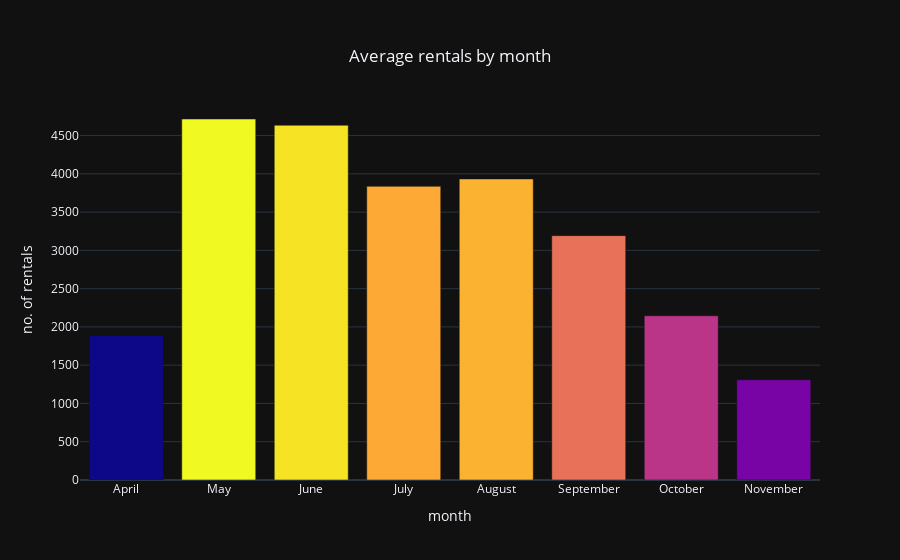

Source (notebook cell):
### Markdown cell above
## Average rentals by month <a id="monthAvgPlot"></a>

### Code cell
iplot(monthAvgPlot)

### Figure 1 — Plotly figure (JSON) as saved in the notebook; plotly's stock layout.template omitted (floating-point values rounded to 4 significant figures)
{"data": [{"marker": {"autocolorscale": true, "color": [5665, 121948, 118959, 139060, 146220, 39279, 66510, 95788]}, "type": "bar", "x": ["April", "August", "July", "June", "May", "November", "October", "September"], "y": [1888.0, 3934.0, 3837.0, 4635.0, 4717.0, 1309.0, 2145.0, 3193.0]}], "layout": {"title": {"text": "Average rentals by month", "x": 0.5, "xanchor": "center", "y": 0.9, "yanchor": "middle"}, "xaxis": {"categoryarray": ["April", "May", "June", "July", "August", "September", "October", "November"], "categoryorder": "array", "title": {"text": "month"}}, "yaxis": {"title": {"text": "no. of rentals"}}}}
